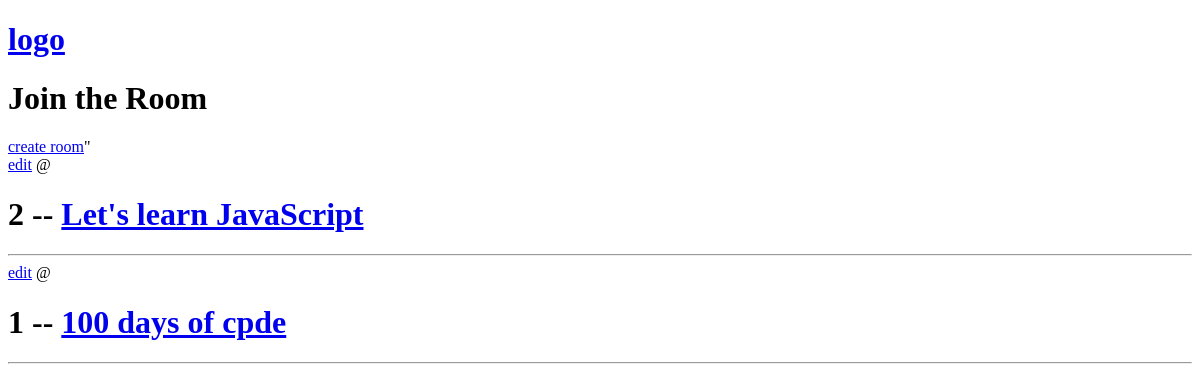
The app's page /, older data.
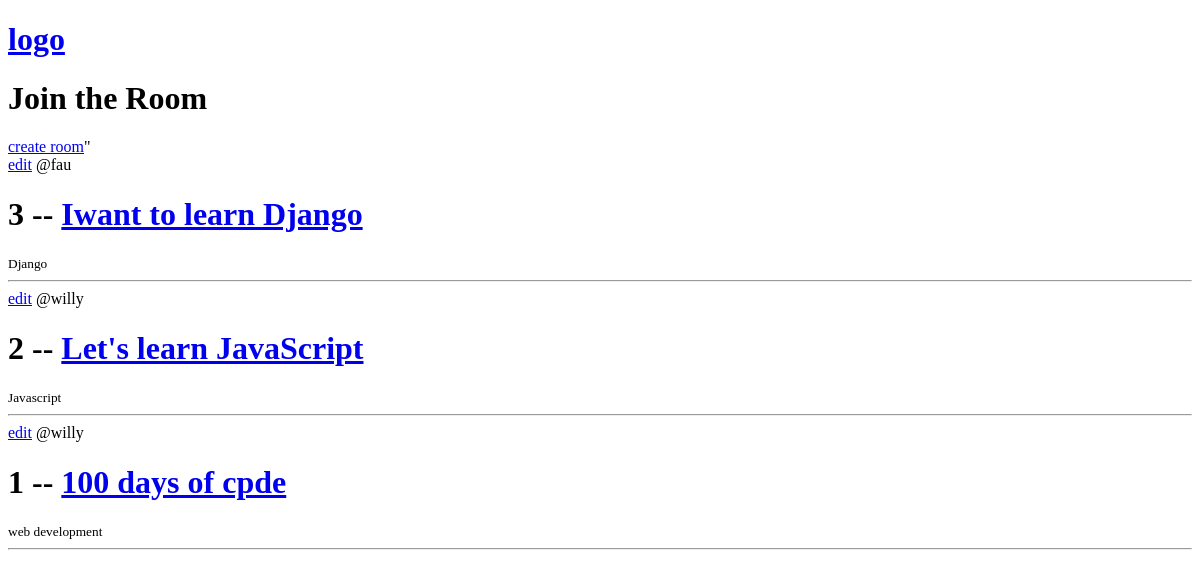
The same page, newer data.
### base/models.py (models this page shows, shortened)
class Room(models.Model):
    host = models.ForeignKey(User, on_delete=models.SET_NULL, null=True)
    topic = models.ForeignKey(Topic,on_delete=models.SET_NULL, null=True)
    name = models.CharField(max_length=200)
    description = models.TextField(null=True, blank=True)
    update = models.DateTimeField(auto_now=True)
    created = models.DateTimeField(auto_now_add=True)
    class Meta:
        ordering = ['-update', '-created']

class Topic(models.Model):
    name = models.CharField(max_length=200)

### base/views.py (the view)
# urls.py: 2. Add a URL to urlpatterns:  path('', views.home, name='home')
def home(request):
    rooms = Room.objects.all()
    context = {'rooms': rooms}
    return render(request, 'home.html', context)

### templates/home.html
{% extends 'main.html'%}
{% block content%}
<h1>Join the Room</h1>
<div>
    <a href="{% url 'create-room'%}">create room</a>"
    <div>
        {% for room in rooms%}
        <div>
            <a href="{% url 'update-room' room.id %}">edit</a>
            <span>@{{room.host.username}}</span>
            <h1>{{room.id}} -- <a href="{% url 'room' room.id %}">{{room.name}} </a> </h1>
            <small>{{room.topic.name}}</small>
            <hr>
        </div>
        {% endfor %}
    </div>
</div>
{% endblock%}

### templates/main.html (shortened to what this page needs)
<!DOCTYPE html>
<html lang="en">
<head>
</head>
<body>
    {% include 'navbar.html' %}
    {% block content%}
    {% endblock content %}
</body>
</html>

### templates/navbar.html
<a href="/">
    <h1>logo</h1>
</a>

Row changes from the older to the newer data that the page shows:
added Room: host.username "fau", id "3", name "Iwant to learn Django", topic.name "Django"
changed Room "Let's learn JavaScript": host.username (not shown) → "willy"; topic.name (not shown) → "Javascript"
changed Room id 1: host.username (not shown) → "willy"; topic.name (not shown) → "web development"
